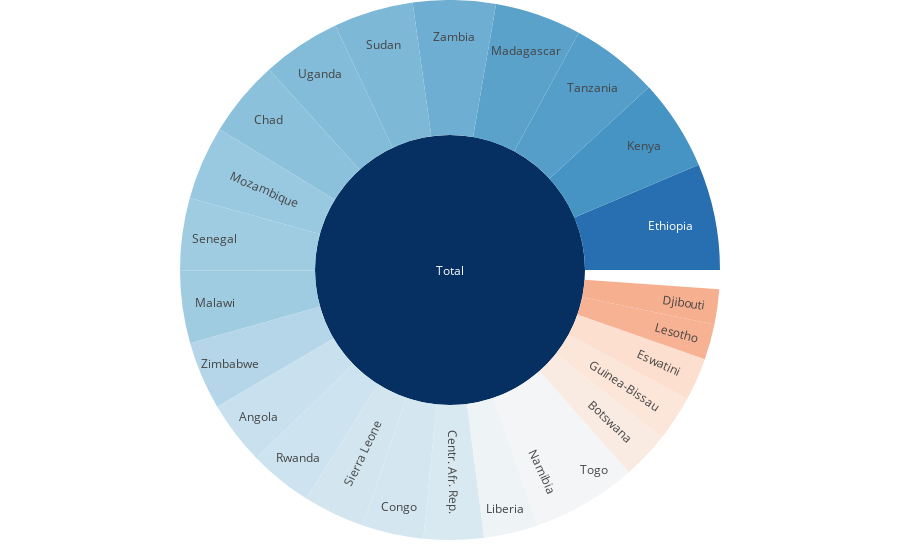

Here is the notebook cell this chart was saved with:
### Code cell
import plotly.graph_objects as go
import plotly.offline as py

fig =go.Figure(go.Sunburst(
    ids=df_all_trees.id,
    labels=df_all_trees.label,
    parents=df_all_trees.parent,
    maxdepth=2,
    values=df_all_trees.log_val,
    customdata = df_all_trees.value,
    hovertemplate='<b>%{label}</b><br><br>Need: %{customdata:.3f} tons',
    name='',
    marker = dict(colorscale="RdBu"),
#     branchvalues='total'
))
fig.update_layout(margin = dict(t=0, l=0, r=0, b=20), paper_bgcolor = "rgba(0,0,0,0)", plot_bgcolor="rgba(0,0,0,0)")
fig.show()
py.plot(fig, filename='docs/_includes/sunburst.html')

### Figure 1 — Plotly figure (JSON) as saved in the notebook; plotly's stock layout.template omitted (floating-point values rounded to 4 significant figures; data arrays with more than 128 entries replaced by an {"elided": "..."} marker saying what was removed)
{"data": [{"customdata": {"elided": "351 float values"}, "hovertemplate": "<b>%{label}</b><br><br>Need: %{customdata:.3f} tons", "ids": {"elided": "351 str values"}, "labels": {"elided": "351 str values"}, "marker": {"colorscale": [[0, "rgb(103,0,31)"], [0.1, "rgb(178,24,43)"], [0.2, "rgb(214,96,77)"], [0.3, "rgb(244,165,130)"], [0.4, "rgb(253,219,199)"], [0.5, "rgb(247,247,247)"], [0.6, "rgb(209,229,240)"], [0.7, "rgb(146,197,222)"], [0.8, "rgb(67,147,195)"], [0.9, "rgb(33,102,172)"], [1, "rgb(5,48,97)"]]}, "maxdepth": 2, "name": "", "parents": {"elided": "351 str values"}, "type": "sunburst", "values": {"elided": "351 float values"}}], "layout": {"margin": {"b": 20, "l": 0, "r": 0, "t": 0}, "paper_bgcolor": "rgba(0,0,0,0)", "plot_bgcolor": "rgba(0,0,0,0)"}}
